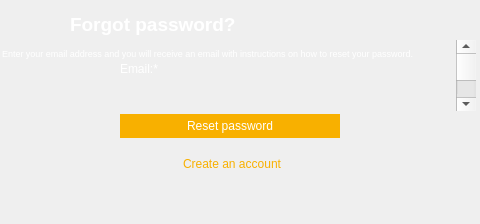
<?xml version="1.0" encoding="UTF-8"?>
<ui version="4.0">
 <class>Dialog</class>
 <widget class="QDialog" name="Dialog">
  <property name="geometry">
   <rect>
    <x>0</x>
    <y>0</y>
    <width>480</width>
    <height>224</height>
   </rect>
  </property>
  <property name="windowTitle">
   <string>Dialog</string>
  </property>
  <widget class="QWidget" name="widget" native="true">
   <property name="geometry">
    <rect>
     <x>0</x>
     <y>0</y>
     <width>480</width>
     <height>224</height>
    </rect>
   </property>
   <property name="styleSheet">
    <string notr="true">.QWidget{background-image: url(:/public/png/public/rectangle.png);border:0px;}</string>
   </property>
   <widget class="QLabel" name="title">
    <property name="geometry">
     <rect>
      <x>70</x>
      <y>7</y>
      <width>351</width>
      <height>34</height>
     </rect>
    </property>
    <property name="font">
     <font>
      <family>Arial</family>
      <pointsize>14</pointsize>
      <weight>75</weight>
      <bold>true</bold>
     </font>
    </property>
    <property name="styleSheet">
     <string notr="true">.QLabel{background-color: transparent; border:0; color :white}</string>
    </property>
    <property name="text">
     <string>Forgot password?</string>
    </property>
   </widget>
   <widget class="QPushButton" name="reset_psw_bt">
    <property name="geometry">
     <rect>
      <x>120</x>
      <y>114</y>
      <width>220</width>
      <height>24</height>
     </rect>
    </property>
    <property name="styleSheet">
     <string notr="true">QPushButton{background-color: rgb(248,176,0); border:0; color :white}</string>
    </property>
    <property name="text">
     <string>Reset password</string>
    </property>
   </widget>
   <widget class="QLineEdit" name="email">
    <property name="geometry">
     <rect>
      <x>120</x>
      <y>81</y>
      <width>220</width>
      <height>24</height>
     </rect>
    </property>
    <property name="styleSheet">
     <string notr="true">QLineEdit{background-image: url(:/public/png/public/rectangle-copy.png);background-color: transparent; border:0; color :white}
</string>
    </property>
    <property name="inputMask">
     <string/>
    </property>
    <property name="text">
     <string notr="true"/>
    </property>
    <property name="placeholderText">
     <string/>
    </property>
   </widget>
   <widget class="QLabel" name="email_hint">
    <property name="geometry">
     <rect>
      <x>120</x>
      <y>61</y>
      <width>211</width>
      <height>16</height>
     </rect>
    </property>
    <property name="styleSheet">
     <string notr="true">.QLabel{background-color: transparent; border:0; color :white}</string>
    </property>
    <property name="text">
     <string>Email:*</string>
    </property>
   </widget>
   <widget class="QLabel" name="forgot_psw_guide">
    <property name="geometry">
     <rect>
      <x>2</x>
      <y>45</y>
      <width>477</width>
      <height>17</height>
     </rect>
    </property>
    <property name="font">
     <font>
      <pointsize>7</pointsize>
     </font>
    </property>
    <property name="styleSheet">
     <string notr="true">.QLabel{background-color: transparent; border:0; color :white}</string>
    </property>
    <property name="text">
     <string>Enter your email address and you will receive an email with instructions on how to reset your password.</string>
    </property>
   </widget>
   <widget class="QPushButton" name="create_account">
    <property name="geometry">
     <rect>
      <x>159</x>
      <y>156</y>
      <width>146</width>
      <height>16</height>
     </rect>
    </property>
    <property name="styleSheet">
     <string notr="true">QPushButton{background-color: transparent; border:0; color : rgb(248,176,0)}</string>
    </property>
    <property name="text">
     <string>Create an account</string>
    </property>
   </widget>
   <widget class="QPushButton" name="back">
    <property name="geometry">
     <rect>
      <x>5</x>
      <y>13</y>
      <width>49</width>
      <height>24</height>
     </rect>
    </property>
    <property name="styleSheet">
     <string notr="true">.QPushButton{background-image: url(:/public/png/public/back.png); border:0;}</string>
    </property>
    <property name="text">
     <string/>
    </property>
   </widget>
   <widget class="QScrollBar" name="scroll">
    <property name="geometry">
     <rect>
      <x>456</x>
      <y>40</y>
      <width>20</width>
      <height>71</height>
     </rect>
    </property>
    <property name="orientation">
     <enum>Qt::Vertical</enum>
    </property>
   </widget>
  </widget>
 </widget>
 <resources>
  <include location="../../title.qrc"/>
 </resources>
 <connections/>
</ui>
